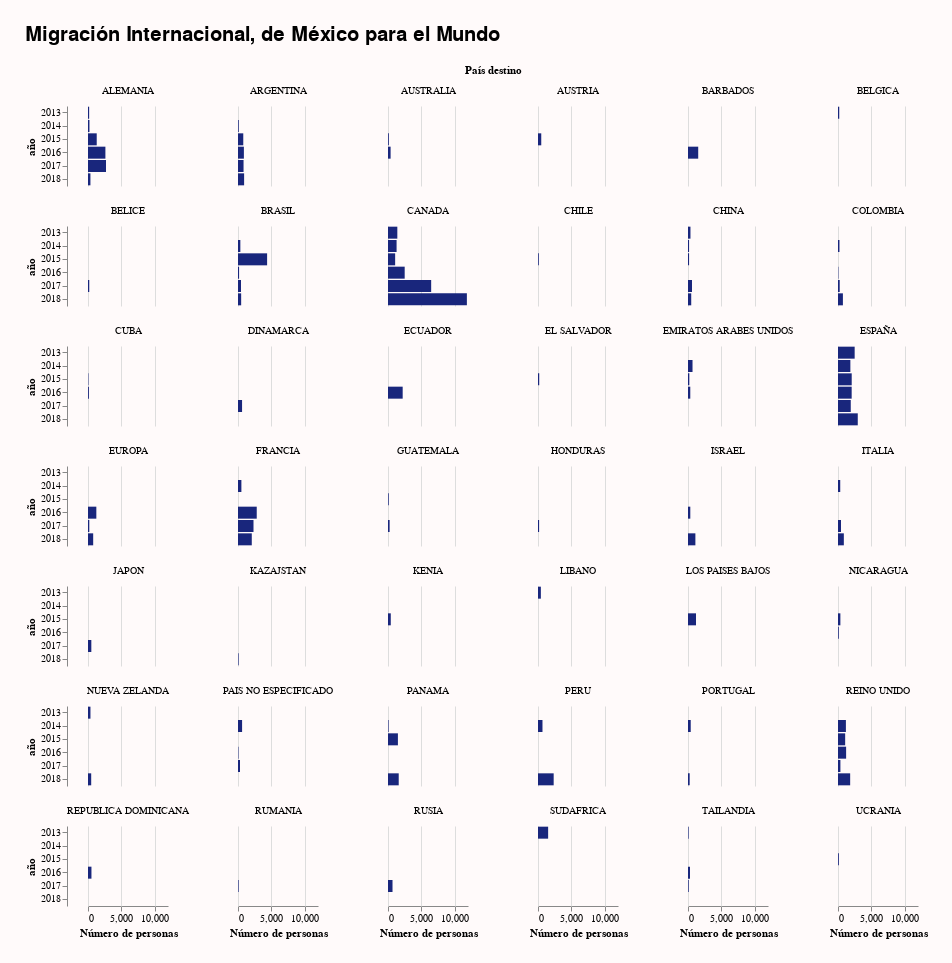

Source (notebook cell):
### Code cell
alt.Chart(datos[datos['país'] != 'ESTADOS UNIDOS DE AMERICA']).mark_bar(color = "#19267c").encode(
    x = alt.X('sum(factor)', title = 'Número de personas'),
    y = alt.Y('año:N'),
#     color = alt.Color('año:N'),
    facet = alt.Facet("país:N", title = "País destino")
).properties(
    title = "Migración Internacional, de México para el Mundo",
    columns = 6,
    width = 80,
    height = 80,
)

### Figure 1 — Vega-Lite specification as saved in the notebook (floating-point values rounded to 4 significant figures)
{"$schema": "https://vega.github.io/schema/vega-lite/v3.3.0.json", "columns": 6, "config": {"arc": {"fill": "#282828"}, "area": {"fill": "#282828"}, "background": "#FFFAFA", "geoshape": {"fill": "#C0C0C0", "stroke": "#C7C7C7", "strokeWidth": 0.3}, "legend": {"labelFontSize": 18, "labelLimit": 500, "padding": 5, "symbolSize": 300, "symbolType": "square", "titleFontSize": 24, "titleLimit": 400, "titlePadding": 5}, "padding": 25, "range": {"category": ["#F33C3C", "#1f62ae", "#683729", "#dc0d7a", "#02a3cd", "#e4a100", "#dc0d12", "#0DDC6F", "#074a7e", "#e46800", "#aa3594", "#a20c4b"], "diverging": ["#dc0d12", "#e9686b", "#fbe1e1", "#dff4f9", "#81d1e6", "#03a3cd"], "heatmap": ["#fcdfef", "#f8bfde", "#f59fce", "#f180be", "#ee60ad", "#eb409d", "#e7208c", "#e4007c"]}, "title": {"anchor": "start", "fontSize": 20, "fontWeight": 600, "offset": 20}, "view": {"padding": 10, "stroke": 0}}, "data": {"name": "data-de310418184b9b2af35e6a4b35cc0ca3"}, "datasets": {"data-de310418184b9b2af35e6a4b35cc0ca3": [{"año": 2014, "factor": 111, "país": "ARGENTINA"}, {"año": 2015, "factor": 791, "país": "ARGENTINA"}, {"año": 2016, "factor": 883, "país": "ARGENTINA"}, {"año": 2017, "factor": 832, "país": "ARGENTINA"}, {"año": 2018, "factor": 917, "país": "ARGENTINA"}, {"año": 2016, "factor": 1532, "país": "BARBADOS"}, {"año": 2017, "factor": 189, "país": "BELICE"}, {"año": 2013, "factor": 1399, "país": "CANADA"}, {"año": 2014, "factor": 1288, "país": "CANADA"}, {"año": 2015, "factor": 1072, "país": "CANADA"}, {"año": 2016, "factor": 2503, "país": "CANADA"}, {"año": 2017, "factor": 6476, "país": "CANADA"}, {"año": 2018, "factor": 11832, "país": "CANADA"}, {"año": 2015, "factor": 124, "país": "AUSTRALIA"}, {"año": 2016, "factor": 391, "país": "AUSTRALIA"}, {"año": 2014, "factor": 678, "país": "EMIRATOS ARABES UNIDOS"}, {"año": 2015, "factor": 200, "país": "EMIRATOS ARABES UNIDOS"}, {"año": 2016, "factor": 342, "país": "EMIRATOS ARABES UNIDOS"}, {"año": 2016, "factor": 345, "país": "ISRAEL"}, {"año": 2018, "factor": 1108, "país": "ISRAEL"}, {"año": 2017, "factor": 499, "país": "JAPON"}, {"año": 2016, "factor": 1251, "país": "EUROPA"}, {"año": 2017, "factor": 195, "país": "EUROPA"}, {"año": 2018, "factor": 778, "país": "EUROPA"}, {"año": 2017, "factor": 677, "país": "RUSIA"}, {"año": 2013, "factor": 368, "país": "NUEVA ZELANDA"}, {"año": 2018, "factor": 480, "país": "NUEVA ZELANDA"}, {"año": 2014, "factor": 614, "país": "PAIS NO ESPECIFICADO"}, {"año": 2016, "factor": 67, "país": "PAIS NO ESPECIFICADO"}, {"año": 2017, "factor": 301, "país": "PAIS NO ESPECIFICADO"}, {"año": 2013, "factor": 187, "país": "BELGICA"}, {"año": 2017, "factor": 610, "país": "DINAMARCA"}, {"año": 2013, "factor": 2499, "país": "ESPAÑA"}, {"año": 2014, "factor": 1856, "país": "ESPAÑA"}, {"año": 2015, "factor": 2057, "país": "ESPAÑA"}, {"año": 2016, "factor": 2050, "país": "ESPAÑA"}, {"año": 2017, "factor": 1914, "país": "ESPAÑA"}, {"año": 2018, "factor": 2965, "país": "ESPAÑA"}, {"año": 2015, "factor": 1203, "país": "LOS PAISES BAJOS"}, {"año": 2013, "factor": 89, "país": "TAILANDIA"}, {"año": 2016, "factor": 299, "país": "TAILANDIA"}, {"año": 2017, "factor": 107, "país": "TAILANDIA"}, {"año": 2014, "factor": 1185, "país": "REINO UNIDO"}, {"año": 2015, "factor": 1075, "país": "REINO UNIDO"}, {"año": 2016, "factor": 1218, "país": "REINO UNIDO"}, {"año": 2017, "factor": 361, "país": "REINO UNIDO"}, {"año": 2018, "factor": 1825, "país": "REINO UNIDO"}, {"año": 2015, "factor": 488, "país": "AUSTRIA"}, {"año": 2015, "factor": 117, "país": "CHILE"}, {"año": 2014, "factor": 219, "país": "COLOMBIA"}, {"año": 2016, "factor": 55, "país": "COLOMBIA"}, {"año": 2017, "factor": 256, "país": "COLOMBIA"}, {"año": 2018, "factor": 736, "país": "COLOMBIA"}, {"año": 2015, "factor": 61, "país": "CUBA"}, {"año": 2016, "factor": 134, "país": "CUBA"}, {"año": 2015, "factor": 184, "país": "EL SALVADOR"}, {"año": 2015, "factor": 107, "país": "GUATEMALA"}, {"año": 2017, "factor": 243, "país": "GUATEMALA"}, {"año": 2017, "factor": 166, "país": "HONDURAS"}, {"año": 2018, "factor": 89, "país": "KAZAJSTAN"}, {"año": 2015, "factor": 416, "país": "KENIA"}, {"año": 2015, "factor": 356, "país": "NICARAGUA"}, {"año": 2016, "factor": 115, "país": "NICARAGUA"}, {"año": 2014, "factor": 87, "país": "PANAMA"}, {"año": 2015, "factor": 1487, "país": "PANAMA"}, {"año": 2018, "factor": 1608, "país": "PANAMA"}, {"año": 2014, "factor": 672, "país": "PERU"}, {"año": 2018, "factor": 2351, "país": "PERU"}, {"año": 2013, "factor": 1520, "país": "SUDAFRICA"}, {"año": 2016, "factor": 2202, "país": "ECUADOR"}, {"año": 2016, "factor": 518, "país": "REPUBLICA DOMINICANA"}, {"año": 2013, "factor": 172, "país": "ALEMANIA"}, {"año": 2014, "factor": 217, "país": "ALEMANIA"}, {"año": 2015, "factor": 1309, "país": "ALEMANIA"}, {"año": 2016, "factor": 2610, "país": "ALEMANIA"}, {"año": 2017, "factor": 2696, "país": "ALEMANIA"}, {"año": 2018, "factor": 364, "país": "ALEMANIA"}, {"año": 2014, "factor": 352, "país": "BRASIL"}, {"año": 2015, "factor": 4366, "país": "BRASIL"}, {"año": 2016, "factor": 162, "país": "BRASIL"}, {"año": 2017, "factor": 454, "país": "BRASIL"}, {"año": 2018, "factor": 473, "país": "BRASIL"}, {"año": 2014, "factor": 508, "país": "FRANCIA"}, {"año": 2016, "factor": 2811, "país": "FRANCIA"}, {"año": 2017, "factor": 2325, "país": "FRANCIA"}, {"año": 2018, "factor": 2067, "país": "FRANCIA"}, {"año": 2014, "factor": 335, "país": "ITALIA"}, {"año": 2017, "factor": 451, "país": "ITALIA"}, {"año": 2018, "factor": 875, "país": "ITALIA"}, {"año": 2013, "factor": 430, "país": "LIBANO"}, {"año": 2013, "factor": 369, "país": "CHINA"}, {"año": 2014, "factor": 160, "país": "CHINA"}, {"año": 2015, "factor": 160, "país": "CHINA"}, {"año": 2017, "factor": 603, "país": "CHINA"}, {"año": 2018, "factor": 484, "país": "CHINA"}, {"año": 2014, "factor": 408, "país": "PORTUGAL"}, {"año": 2018, "factor": 251, "país": "PORTUGAL"}, {"año": 2017, "factor": 93, "país": "RUMANIA"}, {"año": 2015, "factor": 126, "país": "UCRANIA"}]}, "encoding": {"facet": {"field": "país", "title": "País destino", "type": "nominal"}, "x": {"aggregate": "sum", "field": "factor", "title": "Número de personas", "type": "quantitative"}, "y": {"field": "año", "type": "nominal"}}, "height": 80, "mark": {"color": "#19267c", "type": "bar"}, "title": "Migración Internacional, de México para el Mundo", "width": 80}
